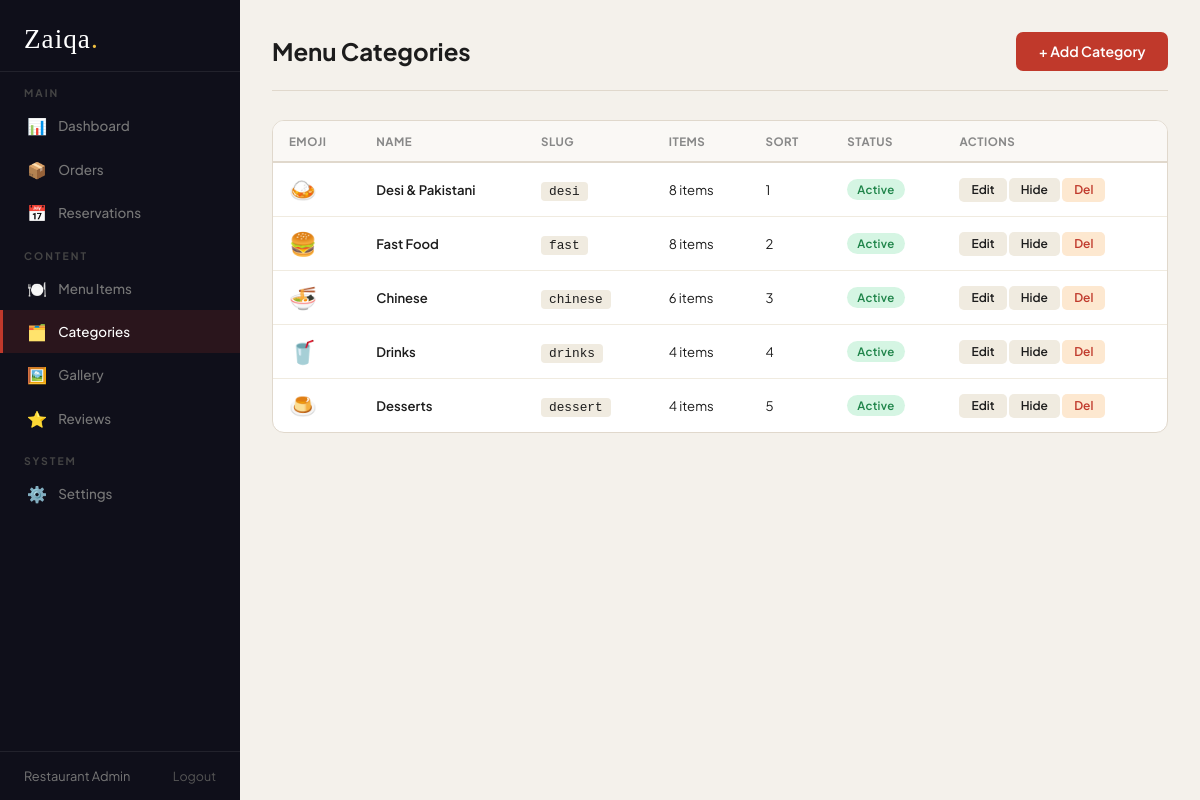
Screenshot of /admin/categories.php (signed in) with the database file from the repository.
### tables this page shows
CREATE TABLE `categories` (
  `id`         INT          NOT NULL AUTO_INCREMENT,
  `slug`       VARCHAR(50)  NOT NULL,
  `name`       VARCHAR(100) NOT NULL,
  `emoji`      VARCHAR(10)  DEFAULT NULL,
  `sort_order` INT          NOT NULL DEFAULT 0,
  `active`     TINYINT(1)   NOT NULL DEFAULT 1,
  PRIMARY KEY (`id`),
  UNIQUE KEY `uq_categories_slug` (`slug`)
);

### admin/categories.php (the view, shortened to what this page needs)
<?php
$pdo = db();
$cats = $pdo->query("SELECT c.*, (SELECT COUNT(*) FROM menu_items WHERE category_id=c.id) as item_count FROM categories c ORDER BY sort_order")->fetchAll();
?>
<!DOCTYPE html>
<html lang="en">
<head>
<link rel="stylesheet" href="../assets/css/admin.css"/>
</head>
<body>
<?php include '_sidebar.php'; ?>
<main class="admin-main">
  <div class="admin-header">
    <h1>Menu Categories</h1>
    <button class="btn-primary" onclick="toggleForm()">+ Add Category</button>
  </div>
  <div class="table-wrap">
    <table class="admin-table">
      <thead><tr><th>Emoji</th><th>Name</th><th>Slug</th><th>Items</th><th>Sort</th><th>Status</th><th>Actions</th></tr></thead>
      <tbody>
      <?php foreach($cats as $c): ?>
      <tr>
        <td style="font-size:1.4rem"><?= htmlspecialchars($c['emoji']??'') ?></td>
        <td><strong><?= htmlspecialchars($c['name']) ?></strong></td>
        <td><code style="background:#f0ebe0;padding:2px 8px;border-radius:4px;font-size:.8rem"><?= htmlspecialchars($c['slug']) ?></code></td>
        <td><?= $c['item_count'] ?> items</td>
        <td><?= $c['sort_order'] ?></td>
        <td>
          <span class="status-pill" style="background:<?=$c['active']?'#d5f5e3':'#fde8d8'?>;color:<?=$c['active']?'#1e8449':'#c0392b'?>">
            <?= $c['active'] ? 'Active' : 'Hidden' ?>
          </span>
        </td>
        <td style="white-space:nowrap">
          <a href="categories.php?edit=<?=$c['id']?>" class="mini-btn">Edit</a>
          <a href="categories.php?toggle=<?=$c['id']?>" class="mini-btn"><?=$c['active']?'Hide':'Show'?></a>
          <a href="categories.php?delete=<?=$c['id']?>" class="mini-btn danger" onclick="return confirm('Delete category?')">Del</a>
        </td>
      </tr>
      <?php endforeach; ?>
      </tbody>
    </table>
  </div>
</main>
</body>
</html>

### assets/css/admin.css (style rules this page uses)
:root { --red: #c0392b; --red2: #e74c3c; --gold: #d4a017; --gold2: #f0c040; --dark: #1c1c1c; --dark2: #111; --sidebar-bg: #0f0f1a; --sidebar-w: 240px; --blue: #3498db; --green: #27ae60; --orange: #e67e22; --purple: #9b59b6; --cream: #fffaf4; --border: #e0d8cc; --muted: #888; }
* { margin: 0; padding: 0; box-sizing: border-box }
html { scroll-behavior: smooth }
body { font-family: 'Plus Jakarta Sans', sans-serif; background: #f4f1eb; color: var(--dark); display: flex; min-height: 100vh; font-size: 14px }
.admin-main { margin-left: var(--sidebar-w); flex: 1; padding: 2rem; min-height: 100vh }
.admin-header { display: flex; align-items: center; justify-content: space-between; margin-bottom: 1.8rem; padding-bottom: 1.2rem; border-bottom: 1px solid var(--border) }
.admin-header h1 { font-size: 1.5rem; font-weight: 700; color: var(--dark) }
.table-wrap { overflow-x: auto; border-radius: 12px; border: 1px solid var(--border); background: #fff }
.admin-table { width: 100%; border-collapse: collapse; font-size: .82rem }
.admin-table thead tr { background: #faf8f5; border-bottom: 2px solid var(--border) }
.admin-table th { padding: .8rem 1rem; text-align: left; font-size: .72rem; font-weight: 700; color: var(--muted); letter-spacing: .5px; text-transform: uppercase; white-space: nowrap }
.admin-table td { padding: .75rem 1rem; border-bottom: 1px solid #f0ebe0; vertical-align: middle }
.admin-table tbody tr:last-child td { border-bottom: none }
.admin-table strong { font-weight: 600; color: var(--dark) }
.status-pill { display: inline-block; padding: 3px 10px; border-radius: 20px; font-size: .72rem; font-weight: 600; letter-spacing: .3px }
.btn-primary { background: var(--red); color: #fff; border: none; padding: .65rem 1.4rem; border-radius: 7px; font-size: .88rem; font-weight: 600; cursor: pointer; font-family: 'Plus Jakarta Sans', sans-serif; transition: background .2s; text-decoration: none; display: inline-block }
.mini-btn { background: #f0ebe0; color: var(--dark); border: none; padding: .3rem .75rem; border-radius: 5px; font-size: .75rem; font-weight: 600; cursor: pointer; font-family: 'Plus Jakarta Sans', sans-serif; transition: all .2s; text-decoration: none; display: inline-block }
.mini-btn.danger { background: #fde8d0; color: var(--red) }

### rows the page displays
categories: emoji "🍛", name "Desi & Pakistani", slug "desi", item_count "8", sort_order "1", active "Active"
categories: emoji "🍔", name "Fast Food", slug "fast", item_count "8", sort_order "2", active "Active"
categories: emoji "🍜", name "Chinese", slug "chinese", item_count "6", sort_order "3", active "Active"
categories: emoji "🥤", name "Drinks", slug "drinks", item_count "4", sort_order "4", active "Active"
categories: emoji "🍮", name "Desserts", slug "dessert", item_count "4", sort_order "5", active "Active"

### other values shown
$icon "📊 📦 📅 🍽️ 🗂️ 🖼️ ⭐ ⚙️"
$label "Dashboard Orders Reservations Menu Items Categories Gallery Reviews Settings"
$_SESSION['admin_name'] "Restaurant Admin"
